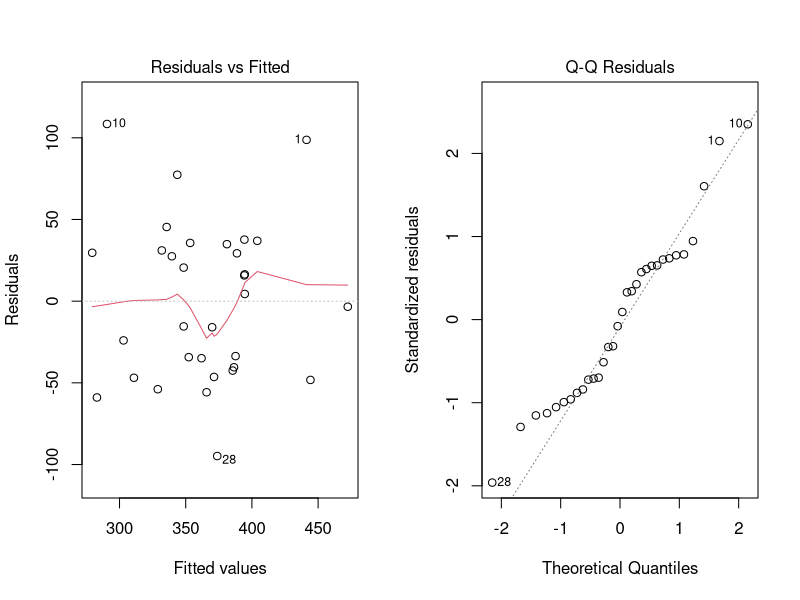
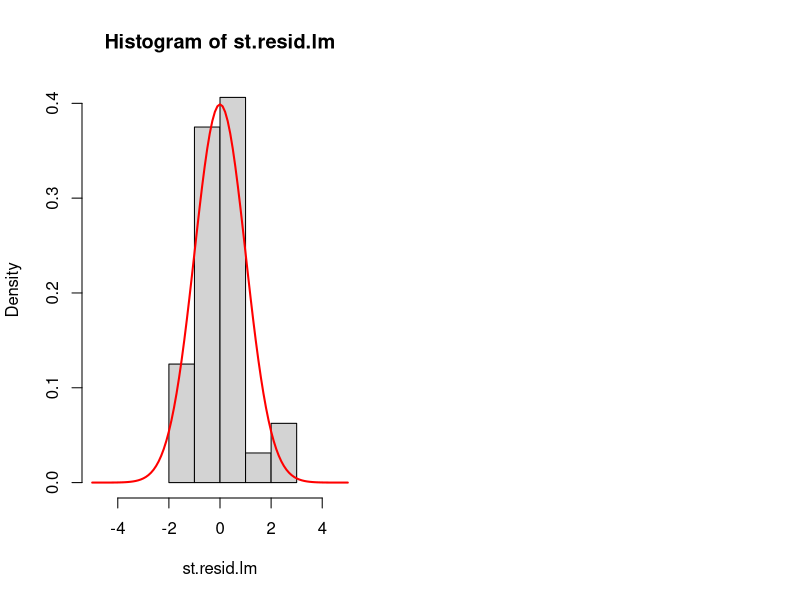

Write R code to recreate these figures, in order.
################# Part 1: Loading the data ###################################################

# Csv file "nfl2016.csv" is read from R working direrctory and stored in
# Data frame "nfl2016", we define ";" as separator (csv file is of this form)
nfl2016 = read.csv("nfl2016.csv", sep = ";")

################# Part 2: Linear Fit #########################################################

# Constructing a vector with regressors of interest
reg=c(3,5,6)

# Linear regression model with an intercept and regressors: "Passing.Yards"+"Sacks"+"SB.Win.11y"
# The result is stored in the variable "Points.lm"
Points.lm = lm(Points ~ 1 + Passing.Yards + Sacks + SB.Win.11y, nfl2016)

# a summary of given model is displayed
summary(Points.lm)

# As it can be observed from the summary, regressors "SB.Win.11y" and "Sacks" are
# not significant. For the Forward and Backward Selection of
# regressors one could use their p-value as criterion. 
# As an approximation to the AIC Criterion (Akaike Information Criterion) Literature suggest 
# To use a p-value of < 0.1573 as criterion to include regressors. 
# As a criterial p-value one should not use a too low threshold value, since the exclusion of
# certain regressors can have a negative impact on the p-values of other regressors 
# Also one should avoid leaving out too many regressors

########## Part 3: Forward Selection ########################################################

# The linear regression model is tested separately with an intercept and one 
# regressor of interest at a time. If the p-value of a regressor is lower than 0.1573, then 
# the regressor is selected for the final model

reg_forw=c()                          # defining variable "reg_forw" as a vector
for (j in reg){                       # outter loop that just runs n times where n is the number of regressors
  reg_forw_temp=c()                   # defining/reseting variable "reg_forw_temp" as a vector
  p_old=1                             # defining/reseting p_old to 1 as 100%, as in the inner loop this value is set to p-value of the current regressor
  for (i in reg){                     # inner loop, runs the function lm for each regressor
      if (is.null(reg_forw)) {        # checks if there are already selected regressors, that qualify for the forward selection
        regressors=c(4,i)             # sets which variables are included in the lm to be run
      } else { 
          if (max(reg_forw==i)!=1){   # checks that already selected regressors by forward selection are not tested again
          regressors=c(4,i,reg_forw)  # sets with which variables the lm should be run
          } else {next}               # forces inner for-loop to go to next iteration, if the currect regressor was already selected
      }
      Points.FS.lm = lm(Points ~ ., data = nfl2016[,regressors])      # runs the lm with prespecified regressors
      p=(summary(Points.FS.lm)$coefficients[colnames(nfl2016)[i],4])  # stores the p-value of the current regressor as variable "p"
      if (p<=0.1573 & p<p_old){                                       # checks whether the p-value of the current regressor is lower than the desired 0.1573 and the 
                                                                      # p-value of previous regressor
        p_old=p                       # current regressors p-value is given to variable "p-old" so the next regressors p-value can be compared
        reg_forw_temp=i               # since this regressor currently qualifies to be in the selection, it is temporarily stored
      }
  }
  reg_forw=c(reg_forw,reg_forw_temp)  # the regressor with the lowest p-value (which is lower than 0.1573) from the inner loop is
                                      # stored in the final selection of regressors that were selected with the
                                      # forward selection method
}

# Finally we compute the model which has been selected. We need to make sure that if NO regressor has met our criterion
# we use a model only containing an intercept. Therefore we adjust our dataframe to either the whole dataset
# (no regressor selected) or to the dataframe only containing the corresponding columns.

if (is.null(reg_forw)){
  Points.FS.lm = lm(Points ~ 1, data = nfl2016)
} else {
  Points.FS.lm=Points.FS.lm = lm(Points ~ ., data = nfl2016[,c(4,reg_forw)])
}


# Display summary of the final model
summary(Points.FS.lm)

# As a comparison and justification of our apporach, we used the in-built step function
# to conduct our forward selection as well, which uses the AIC approach

# We initiate an linear regression model with only an intercept
intercept.ml = lm(Points ~ 1, nfl2016)

# We set the bounds of the step function as: lower model only containing an intercept, and upper model
# containing all regressors
Points.FS.Steps.lm = step(intercept.ml, scope = list(lower = intercept.ml, upper = Points.lm), direction = "forward")

# Finally we compare both approaches using an analysis of variance
anova(Points.FS.Steps.lm, Points.FS.lm)

# as it can be seen, the same results are provided

################# Part 4: Backward Selection ################################################

# Basically the algorithm for the Forward Selection was reversed and implemented as the Backward Selection
# with only minor changes, which are indicated and explained below


reg_back=reg                    # Starting point is not a model with only the intecept, but the full model with all regressors
for (j in reg){
  reg_back_tmp=c()
  p_old=0                       # since elimination of the regressors with the highest p-value is the goal, starting point of comparison is 0%
  for(i in reg){
    if (is.null(reg_back)){     # in this implemenation the model only works with at least one regressor
      break                     # therefore the for-loop is stopped
    } else {
      if(max(reg_back==i)!=1){  # we are only interested in regressors that are currently still present in the model
        next                    # if it is not the case, next regressor is tested (next iteration of the for-loop)
      }
    }
    Points.BS.lm = lm(Points ~ ., data = nfl2016[,c(4,reg_back)])   # runs the function lm with prespecified regressors
    p=(summary(Points.BS.lm)$coefficients[colnames(nfl2016)[i],4])  # stores the p-value of the current regressor as variable "p"
    if(p>=0.1573 & p>p_old){                                        # We are interested which regressor should be kicked out of the model
      p_old=p
      reg_back_tmp=i
    }
  }
  if(is.null(reg_back_tmp)){next} else {                            # next iteration of the outter for-loop is launched, when no regressor was selected
    reg_back=reg_back[reg_back!=reg_back_tmp]                       # selected regressor by the inner for-loop is kicked out of the model 
  }
}

# As above we compute the model which has been selected. We need to make sure that if NO regressor has met our criterion
# we use a model only containing an intercept. Therefore we adjust our dataframe to either the whole dataset
# (no regressor selected) or to the dataframe only containing the corresponding columns.

if (is.null(reg_back)){
  Points.BS.lm = lm(Points ~ 1, data = nfl2016)
} else {
    Points.BS.lm = lm(Points ~ ., data = nfl2016[,c(4,reg_back)])
}

# Display summary of the final model
summary(Points.BS.lm)

# As before: As a comparison and justification of our apporach, we used the in-built step function
# to conduct our backward selection as well, which uses the AIC approach

# Setting the step function for Backward Selection and starting with a model with all regressors
Points.BS.Steps.lm = step(Points.lm, direction = 'backward')

# Finally we compare both approaches using an analysis of variance
anova(Points.BS.Steps.lm,Points.BS.lm)


################# Part 5: Analysis of the residuals #########################################

# We are interested in the distribution of the residuals, as normally distributed residuals indicate
# that the mean of the difference between the predicted values and the actual points are not far 
# from zero.

# Both methods return the same final model with only one regrossor. So either model can
# be plotted:

par(mfrow = c(1, 2))                # Graph parameters are specified, namely that two figures will be plotted

plot(Points.FS.lm, which = c(1,2))  # Plot residuals vs fitted values and st. residuals vs theor. quantiles 

# R generates quantiles for a standard normal distribution.
# Left graph shows if there are some non-linear relationsships that have not been explained
# by the model, in our case it is hard to argue that there is some non-linear leftover relationship.

# Right graph plots normal theoretical quantiles vs. the st residuals of the model. So for normality
# we should expect the points to be on the line (at least most of the points should be), however in
# our case we rather sense there is some excess kurtosis

# To examine the normality of the residuals we can also look at their pdf where we use a histogram for comparison

# Getting residuals from the model and calculating standardized residuals
resid.lm = resid(Points.FS.lm)
st.resid.lm = (resid.lm - mean(resid.lm))/sd(resid.lm)

# Ploting st. residuals in the histogram and adding the normal curve
hist(st.resid.lm, freq = F,xlim=c(-5,5), breaks=5)
curve(dnorm, add = TRUE, col="red", lw=2)

# The better the bars fit into the shape of the normal distribution, the more confident
# one can be, that the residuals are distributed normally.
# as before we seem to have at least some excess kurtosis

################# Part 6: Concluding output #################################################

summary(Points.FS.lm)

# There is only one regressor left over in the model, however this regressor is highly significant
# and therefore we can conclude that "Passing.Yards" has an significant positive influence on "Points".

# R-squared is roughly 0.5 and therefore about half of the total variation is explained by the model, which
# should be seen as an accaptable result for a model with only one regressor in a case where one could 
# expect many variables to be influencing the dependent variable.